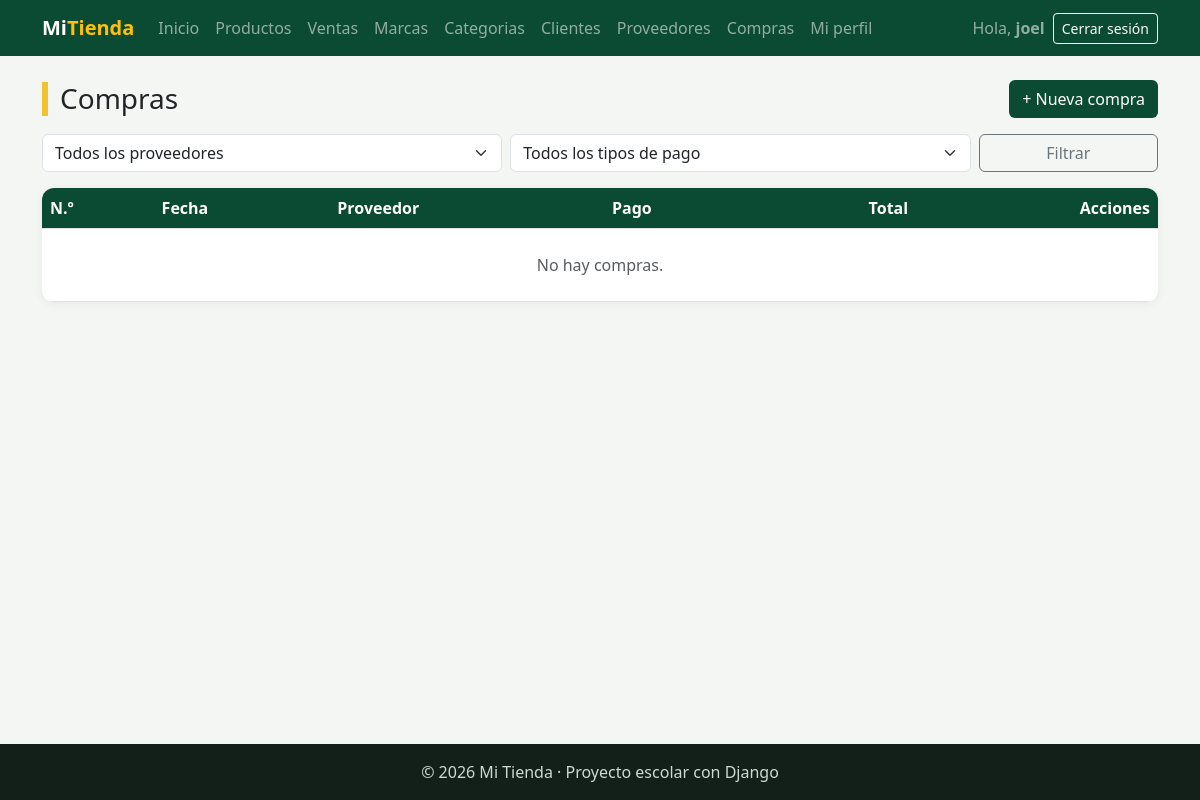
/facturacion/compras/ (signed in), run on an earlier commit of the app's database.
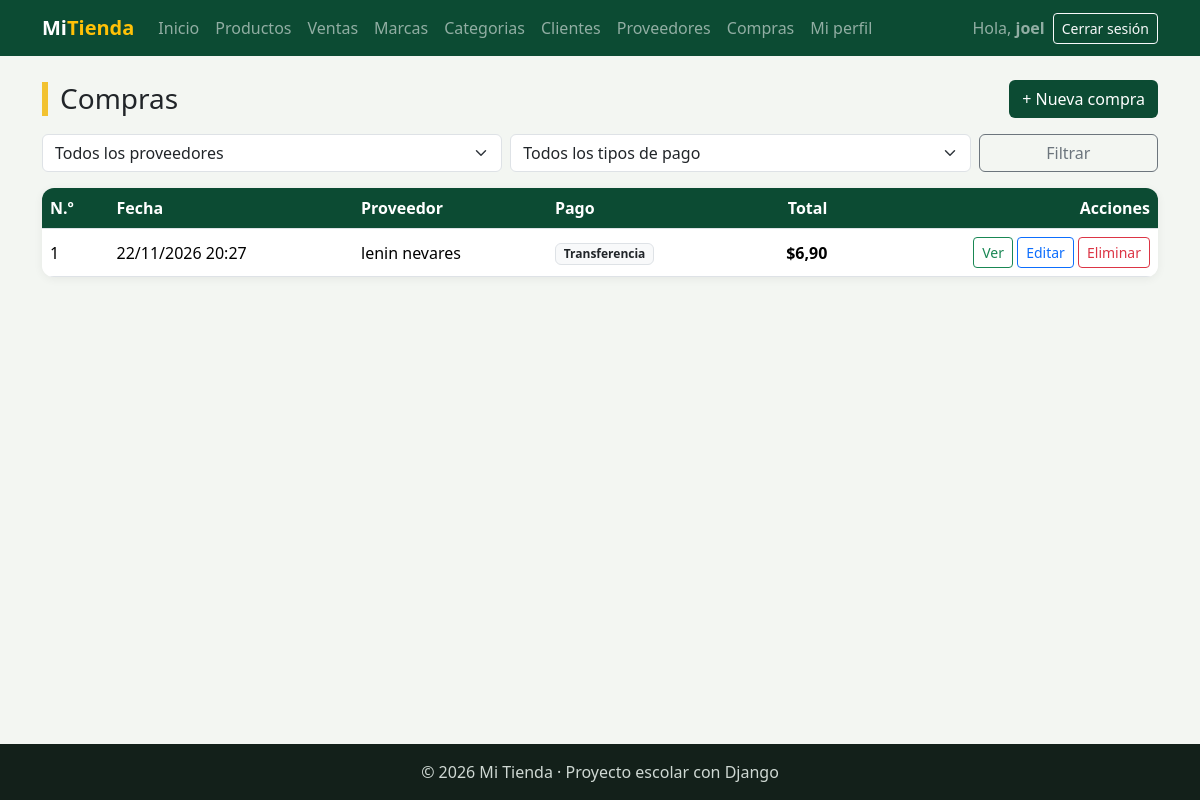
And on a later commit of the database.
### facturacion/models.py (models this page shows, shortened)
class ModeloBase(models.Model):
    user = models.ForeignKey(                    # 1:N con User: un usuario registra muchos registros
        User,
        on_delete=models.SET_NULL,               # Si borran al usuario, el registro se queda con user vacío
        null=True,                               # SET_NULL necesita que la columna acepte NULL
        blank=True,
        editable=False,                          # No aparece en formularios: lo llena la VISTA, no la persona
        related_name="%(class)s_registrados",    # %(class)s = nombre del modelo → user.producto_registrados
        verbose_name="Registrado por",
    )
    fecha_creacion = models.DateTimeField("Fecha de creación", auto_now_add=True)   # Se llena sola al CREAR
    fecha_modificacion = models.DateTimeField("Última modificación", auto_now=True) # Se actualiza sola en CADA save()
    class Meta:
        abstract = True                          # ← LA CLAVE: modelo "molde", sin tabla propia

class Compra(ModeloBase):
    proveedor = models.ForeignKey(Proveedor, on_delete=models.PROTECT, related_name="compras")
    fecha_hora = models.DateTimeField("Fecha y hora", default=timezone.now)
    subtotal = models.DecimalField(max_digits=12, decimal_places=2, default=0, editable=False)
    iva = models.DecimalField("IVA", max_digits=12, decimal_places=2, default=0, editable=False)
    total = models.DecimalField(max_digits=12, decimal_places=2, default=0, editable=False)
    tipo_pago = models.CharField("Tipo de pago", max_length=15, choices=TipoPago.choices, default=TipoPago.CONTADO)
    class Meta:
        verbose_name = "Compra"
        verbose_name_plural = "Compras"
        ordering = ["-fecha_hora"]

class Proveedor(ModeloBase):                     # NUEVO
    nombre = models.CharField(max_length=80)
    apellido = models.CharField(max_length=80)
    ruc = models.CharField("RUC", max_length=13, unique=True)        # RUC de Ecuador: 13 dígitos
    email = models.EmailField("Correo", blank=True)
    contacto = models.CharField("Teléfono de contacto", max_length=15, blank=True)
    logo = models.ImageField(upload_to="proveedores/", blank=True)   # Archivo en MEDIA_ROOT/proveedores/
    class Meta:
        verbose_name = "Proveedor"
        verbose_name_plural = "Proveedores"
        ordering = ["nombre", "apellido"]
    def __str__(self):
        return f"{self.nombre} {self.apellido}"

### facturacion/views.py (the view)
# urls.py: path("compras/", views.CompraListView.as_view(), name="compra_lista"),
class CompraListView(LoginRequiredMixin, ListView):
    model = Compra
    template_name = "facturacion/compra_lista.html"
    context_object_name = "compras"
    paginate_by = 10
    extra_context = {"titulo": "Compras", "tipos_pago": TipoPago.choices}   # opciones del filtro de pago
    def get_queryset(self):                                # dos filtros: proveedor y tipo de pago
        compras = super().get_queryset().select_related("proveedor")   # JOIN con proveedor
        proveedor = self.request.GET.get("proveedor", "")
        tipo = self.request.GET.get("tipo_pago", "")
        if proveedor:
            compras = compras.filter(proveedor_id=proveedor)
        if tipo:
            compras = compras.filter(tipo_pago=tipo)
        return compras
    def get_context_data(self, **kwargs):
        contexto = super().get_context_data(**kwargs)
        contexto["proveedores"] = Proveedor.objects.all()  # para llenar la lista del filtro
        contexto["proveedor"] = self.request.GET.get("proveedor", "")
        contexto["tipo_pago"] = self.request.GET.get("tipo_pago", "")
        return contexto

### facturacion/templates/facturacion/compra_lista.html (shortened to what this page needs)
{% extends "base.html" %}
{% block contenido %}
<div class="d-flex justify-content-between align-items-center flex-wrap gap-2 mb-3">
    <h1 class="h3 titulo-pagina m-0">{{ titulo }}</h1>
    <a href="{% url 'facturacion:compra_crear' %}" class="btn btn-verde">+ Nueva compra</a>
</div>
<form method="get" class="row g-2 mb-3">
    <div class="col-md-5">
        <select name="proveedor" class="form-select">
            <option value="">Todos los proveedores</option>
        </select>
    </div>
    <div class="col-md-5">
        <select name="tipo_pago" class="form-select">
            <option value="">Todos los tipos de pago</option>
        </select>
    </div>
    <div class="col-md-2"><button type="submit" class="btn btn-outline-secondary w-100">Filtrar</button></div>
</form>
<div class="tarjeta p-0 table-responsive">
    <table class="table table-hover align-middle m-0">
        <thead><tr><th>N.º</th><th>Fecha</th><th>Proveedor</th><th>Pago</th><th class="text-end">Total</th><th class="text-end">Acciones</th></tr></thead>
        <tbody>
            {% for compra in compras %}
            <tr>
                <td>{{ compra.pk }}</td>
                <td>{{ compra.fecha_hora|date:"d/m/Y H:i" }}</td>
                <td>{{ compra.proveedor }}</td>
                <td><span class="badge bg-light text-dark border">{{ compra.get_tipo_pago_display }}</span></td>
                <td class="text-end fw-semibold">${{ compra.total }}</td>
                <td class="text-end text-nowrap">
                    <a href="{% url 'facturacion:compra_detalle' compra.pk %}" class="btn btn-sm btn-outline-success">Ver</a>
                    <a href="{% url 'facturacion:compra_editar' compra.pk %}" class="btn btn-sm btn-outline-primary">Editar</a>
                    <a href="{% url 'facturacion:compra_eliminar' compra.pk %}" class="btn btn-sm btn-outline-danger">Eliminar</a>
                </td>
            </tr>
            {% empty %}
            <tr><td colspan="6" class="text-center text-muted py-4">No hay compras.</td></tr>
            {% endfor %}
        </tbody>
    </table>
</div>
{% endblock %}

What changed in the data, as far as the page shows it:
added Compra: pk "1", fecha_hora "22/11/2026 20:27", proveedor "lenin nevares", tipo_pago "Transferencia", total "6,90"
Also different on the page:
text no longer shown: "No hay compras."
